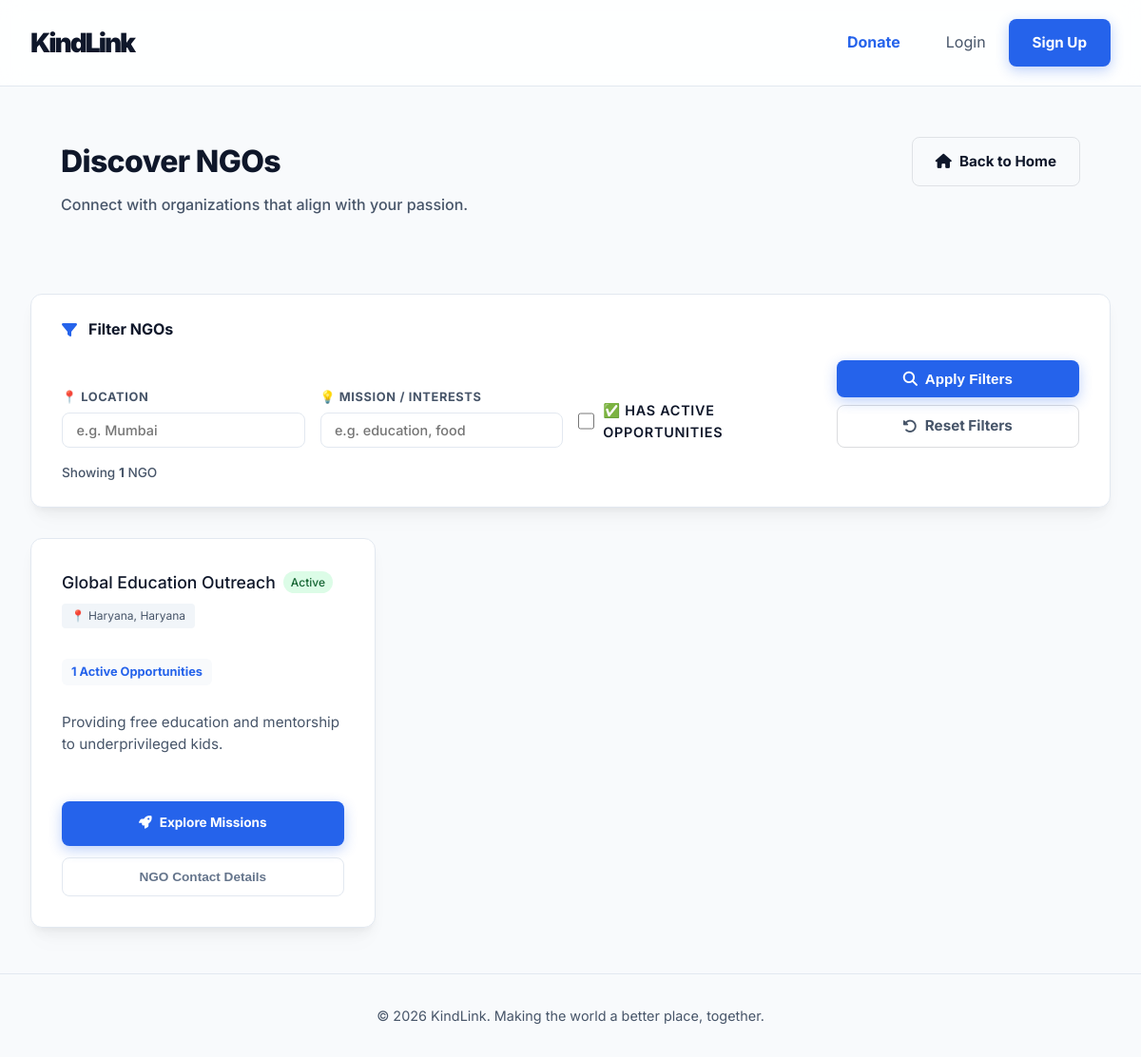
Before: /view_ngos with the older database file.
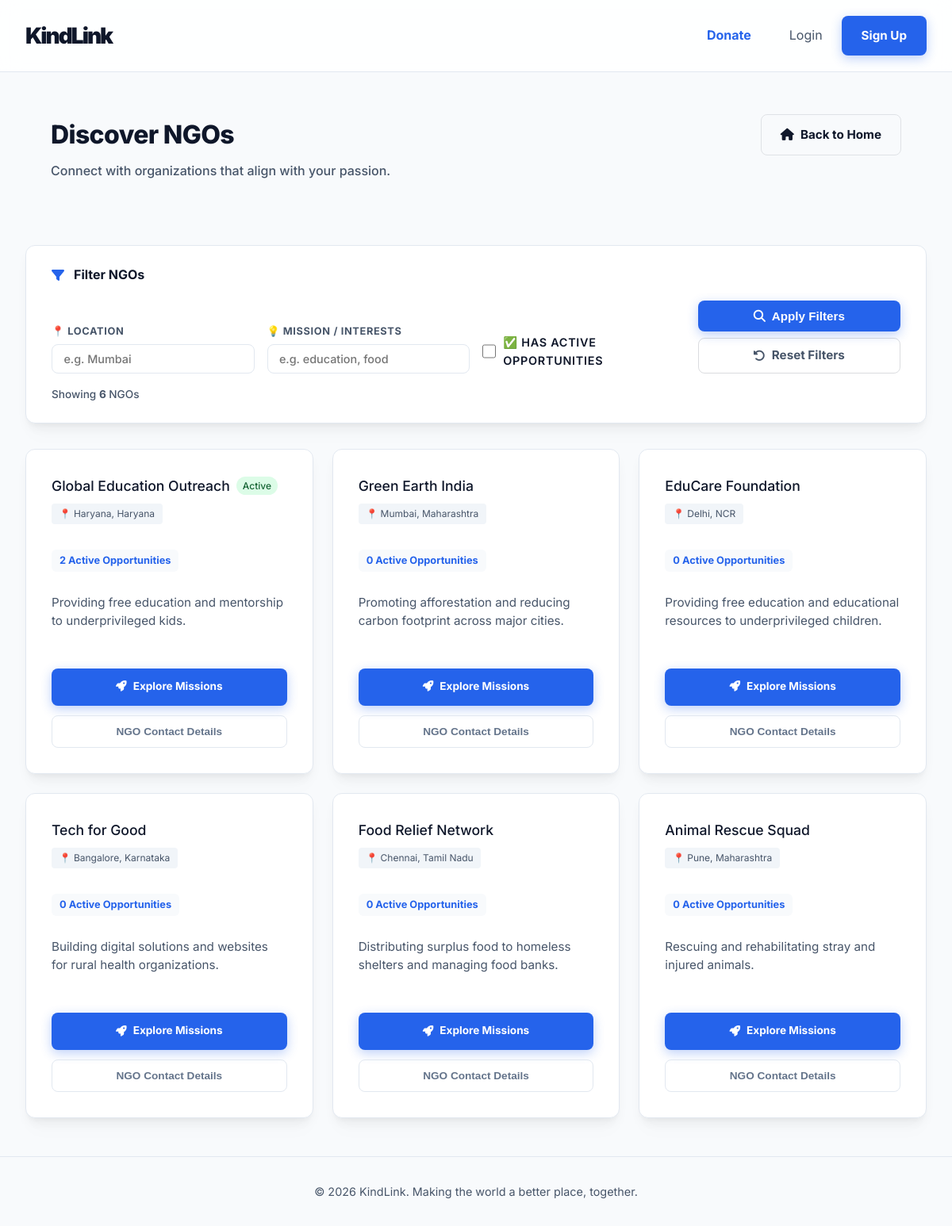
After: the same page with the newer database file.
### app.py (models this page shows)
class User(db.Model):
    id = db.Column(db.Integer, primary_key=True)
    role = db.Column(db.String(20), nullable=False) # 'volunteer' or 'ngo'
    name = db.Column(db.String(100), nullable=False)
    email = db.Column(db.String(120), unique=True, nullable=False)
    password = db.Column(db.String(200), nullable=False)
    mobile = db.Column(db.String(20), default='')
    hours_logged = db.Column(db.Integer, default=0)
    badges = db.Column(db.String(200), default='') # comma separated
    location = db.Column(db.String(100), default='Local')
    skills = db.Column(db.String(255), default='') # comma separated
    interests = db.Column(db.String(255), default='')
    availability = db.Column(db.String(100), default='')
    is_available_now = db.Column(db.Boolean, default=False)
    mission = db.Column(db.Text, default='')

### app.py (the view)
@app.route('/view_ngos')
def view_ngos():
    user = None
    if 'user_id' in session:
        user = User.query.get(session['user_id'])
    filter_location = request.args.get('location', '').strip().lower()
    filter_mission  = request.args.get('mission', '').strip().lower()
    filter_active   = request.args.get('active_only', '')
    ngos = User.query.filter_by(role='ngo').all()
    ngo_list = []
    for ngo in ngos:
        active_opp_count = Opportunity.query.filter_by(ngo_id=ngo.id).count()
        if filter_location and filter_location not in (ngo.location or '').lower():
            continue
        if filter_mission and filter_mission not in (ngo.mission or '').lower():
            continue
        if filter_active == 'on' and active_opp_count == 0:
            continue
        ngo_list.append({
            'user': ngo,
            'active_opp_count': active_opp_count
        })
    return render_template('view_ngos.html', ngos=ngo_list,
                           filter_location=filter_location,
                           filter_mission=filter_mission,
                           filter_active=filter_active)

### templates/view_ngos.html (shortened to what the changed rows need)
{% extends "base.html" %}
{% block content %}
<div class="container" style="padding-top: 2rem;">
    <div class="dashboard-header" style="margin-bottom: 3rem; display: flex; justify-content: space-between; align-items: flex-start; gap: 2rem; flex-wrap: wrap;">
        <div class="header-left">
            <h1 class="responsive-h1" style="font-weight: 800; letter-spacing: -0.02em; margin-bottom: 0.5rem;">Discover NGOs</h1>
        </div>
    </div>
    <section style="margin-bottom: 2rem;">
        <form method="GET" action="{{ url_for('view_ngos') }}" id="filterForm">
            <div class="glass-card" style="padding: 1.5rem 2rem;">
                <div style="display: flex; align-items: center; gap: 0.75rem; margin-bottom: 1.25rem;">
                    <i class="fa-solid fa-filter" style="color: var(--brand-accent);"></i>
                    <h4 style="margin: 0; font-size: 1rem; font-weight: 700;">Filter NGOs</h4>
                </div>
                <div style="display: grid; grid-template-columns: repeat(auto-fit, minmax(180px, 1fr)); gap: 1rem; align-items: end;">
                    <div>
                    </div>
                    <div>
                    </div>
                    <div style="display: flex; align-items: center; gap: 0.6rem; padding-bottom: 0.3rem;">
                    </div>
                    <div style="display: flex; flex-direction: column; gap: 0.5rem;">
                    </div>
                </div>
                {% if ngos is defined %}
                <p style="margin-top: 1rem; font-size: 0.85rem; color: var(--text-secondary); font-weight: 500;">
                    Showing <strong>{{ ngos|length }}</strong> NGO{{ 's' if ngos|length != 1 else '' }}
                </p>
                {% endif %}
            </div>
        </form>
    </section>
    <section class="matches-section">
        <div class="matches-grid">
            {% if ngos %}
                {% for item in ngos %}
                <div class="match-card glass-card hover-lift">
                    <div class="match-header">
                        <h4 style="display:flex; align-items:center; gap:0.5rem; flex-wrap:wrap; margin:0;">
                            {{ item.user.name }}
                            {% if item.active_opp_count > 0 %}
                            <span style="font-size:0.75rem; background:#dcfce7; color:#166534; padding:2px 8px; border-radius:12px; white-space:nowrap;">Active</span>
                            {% endif %}
                        </h4>
                        <span class="tag" style="font-size: 0.75rem; width: fit-content;">📍 {{ item.user.location }}</span>
                    </div>
                    <div class="match-info-center">
                        <div style="margin-top: 0.5rem; display: flex; gap: 0.5rem; flex-wrap: wrap;">
                            <span class="badge" style="background: var(--bg-light); color: var(--brand-accent); padding: 4px 10px; border-radius: 6px; font-size: 0.8rem; font-weight: 700;">
                                {{ item.active_opp_count }} Active Opportunities
                            </span>
                        </div>
                        <p class="match-desc" style="margin-top: 1rem;">
                            {{ item.user.mission if item.user.mission else "Dedicated to making a difference in the community." }}
                        </p>
                    </div>
                    <div class="match-actions-end" style="display: flex; flex-direction: column; gap: 0.75rem;">
                        <a href="{{ url_for('ngo_showcase', ngo_id=item.user.id) }}" class="btn btn-primary btn-sm btn-block" style="padding: 0.8rem; border-radius: 8px; font-weight: 700; display: flex; align-items: center; justify-content: center; gap: 0.5rem; background: var(--brand-accent); border: none;">
                            <i class="fa-solid fa-rocket"></i> Explore Missions
                        </a>
                        <button class="btn btn-outline btn-sm btn-block" style="border-color: #e2e8f0; color: #64748b; padding: 0.75rem; border-radius: 8px;"
                                data-name="{{ item.user.name }}"
                                data-email="{{ item.user.email }}"
                                data-mobile="{{ item.user.mobile if item.user.mobile else 'Not Provided' }}"
                                data-location="{{ item.user.location }}"
                                onclick="showNgoDetails(this)">NGO Contact Details</button>
                    </div>
                </div>
                {% endfor %}
            {% else %}
                <div class="empty-state" style="grid-column: 1 / -1; padding: 4rem;">
                    <p style="font-size: 1.1rem;">No NGOs found on the platform yet. Check back soon!</p>
                </div>
            {% endif %}
        </div>
    </section>
</div>
{% endblock %}

Changed rows visible on the page:
added User: user.name "Green Earth India", user.location "Mumbai, Maharashtra", user "Promoting afforestation and reducing carbon footprint across major cities."
added User: user.name "EduCare Foundation", user.location "Delhi, NCR", user "Providing free education and educational resources to underprivileged children."
added User: user.name "Tech for Good", user.location "Bangalore, Karnataka", user "Building digital solutions and websites for rural health organizations."
added User: user.name "Food Relief Network", user.location "Chennai, Tamil Nadu", user "Distributing surplus food to homeless shelters and managing food banks."
added User: user.name "Animal Rescue Squad", user.location "Pune, Maharashtra", user "Rescuing and rehabilitating stray and injured animals."
Other visible differences:
{{ ngos|length }}: "1" → "6"
{{ 's' if ngos|length != 1 else '' }}: (not shown) → "s"
new list line: "Global Education Outreach Haryana, Haryana Providing free education and mentorship to underprivileged kids."
new list line: "Active 2 Active Opportunities Explore Missions NGO Contact Details"
new list line: "0 Active Opportunities Explore Missions NGO Contact Details"
list line gone: "Global Education Outreach Haryana, Haryana Providing free education and mentorship to underprivileged kids."
list line gone: "Active 1 Active Opportunities Explore Missions NGO Contact Details"
